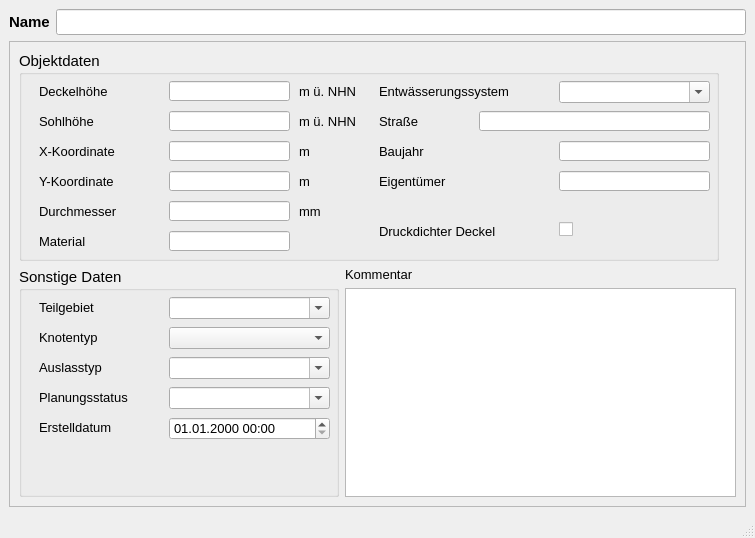
<?xml version="1.0" encoding="UTF-8"?>
<ui version="4.0">
 <class>MainWindow</class>
 <widget class="QMainWindow" name="MainWindow">
  <property name="enabled">
   <bool>true</bool>
  </property>
  <property name="geometry">
   <rect>
    <x>0</x>
    <y>0</y>
    <width>755</width>
    <height>538</height>
   </rect>
  </property>
  <property name="minimumSize">
   <size>
    <width>670</width>
    <height>480</height>
   </size>
  </property>
  <property name="font">
   <font>
    <family>Tahoma</family>
    <pointsize>10</pointsize>
   </font>
  </property>
  <property name="windowTitle">
   <string>Auslass</string>
  </property>
  <widget class="QWidget" name="centralwidget">
   <layout class="QVBoxLayout" name="verticalLayout">
    <item>
     <layout class="QHBoxLayout" name="horizontalLayout">
      <item>
       <widget class="QLabel" name="label">
        <property name="font">
         <font>
          <family>Tahoma</family>
          <pointsize>11</pointsize>
          <weight>75</weight>
          <bold>true</bold>
         </font>
        </property>
        <property name="text">
         <string>Name</string>
        </property>
       </widget>
      </item>
      <item>
       <widget class="QLineEdit" name="schnam">
        <property name="font">
         <font>
          <family>Tahoma</family>
          <pointsize>11</pointsize>
         </font>
        </property>
        <property name="toolTip">
         <string>&lt;html&gt;&lt;head/&gt;&lt;body&gt;&lt;p&gt;Eindeutige Bezeichnung&lt;/p&gt;&lt;/body&gt;&lt;/html&gt;</string>
        </property>
        <property name="statusTip">
         <string>Eindeutige Bezeichnung</string>
        </property>
       </widget>
      </item>
     </layout>
    </item>
    <item>
     <widget class="QScrollArea" name="scrollArea">
      <property name="widgetResizable">
       <bool>true</bool>
      </property>
      <widget class="QWidget" name="scrollAreaWidgetContents">
       <property name="geometry">
        <rect>
         <x>0</x>
         <y>0</y>
         <width>731</width>
         <height>424</height>
        </rect>
       </property>
       <layout class="QGridLayout" name="gridLayout">
        <item row="0" column="0" colspan="2">
         <widget class="QGroupBox" name="groupBox_2">
          <property name="minimumSize">
           <size>
            <width>700</width>
            <height>210</height>
           </size>
          </property>
          <property name="maximumSize">
           <size>
            <width>700</width>
            <height>210</height>
           </size>
          </property>
          <property name="font">
           <font>
            <family>Tahoma</family>
            <pointsize>11</pointsize>
           </font>
          </property>
          <property name="title">
           <string>Objektdaten</string>
          </property>
          <widget class="QLabel" name="label_4">
           <property name="geometry">
            <rect>
             <x>20</x>
             <y>60</y>
             <width>81</width>
             <height>21</height>
            </rect>
           </property>
           <property name="font">
            <font>
             <family>Tahoma</family>
             <pointsize>10</pointsize>
            </font>
           </property>
           <property name="text">
            <string>Sohlhöhe</string>
           </property>
          </widget>
          <widget class="QLabel" name="label_13">
           <property name="geometry">
            <rect>
             <x>280</x>
             <y>90</y>
             <width>41</width>
             <height>21</height>
            </rect>
           </property>
           <property name="font">
            <font>
             <family>Tahoma</family>
             <pointsize>10</pointsize>
            </font>
           </property>
           <property name="text">
            <string>m</string>
           </property>
          </widget>
          <widget class="QLabel" name="label_17">
           <property name="geometry">
            <rect>
             <x>20</x>
             <y>30</y>
             <width>101</width>
             <height>21</height>
            </rect>
           </property>
           <property name="font">
            <font>
             <family>Tahoma</family>
             <pointsize>10</pointsize>
            </font>
           </property>
           <property name="text">
            <string>Deckelhöhe</string>
           </property>
          </widget>
          <widget class="QLabel" name="label_18">
           <property name="geometry">
            <rect>
             <x>280</x>
             <y>120</y>
             <width>41</width>
             <height>21</height>
            </rect>
           </property>
           <property name="font">
            <font>
             <family>Tahoma</family>
             <pointsize>10</pointsize>
            </font>
           </property>
           <property name="text">
            <string>m</string>
           </property>
          </widget>
          <widget class="QLabel" name="label_19">
           <property name="geometry">
            <rect>
             <x>20</x>
             <y>120</y>
             <width>101</width>
             <height>21</height>
            </rect>
           </property>
           <property name="font">
            <font>
             <family>Tahoma</family>
             <pointsize>10</pointsize>
            </font>
           </property>
           <property name="text">
            <string>Y-Koordinate</string>
           </property>
          </widget>
          <widget class="QLabel" name="label_20">
           <property name="geometry">
            <rect>
             <x>280</x>
             <y>60</y>
             <width>61</width>
             <height>21</height>
            </rect>
           </property>
           <property name="font">
            <font>
             <family>Tahoma</family>
             <pointsize>10</pointsize>
            </font>
           </property>
           <property name="text">
            <string>m ü. NHN</string>
           </property>
          </widget>
          <widget class="QLabel" name="label_21">
           <property name="geometry">
            <rect>
             <x>280</x>
             <y>30</y>
             <width>61</width>
             <height>21</height>
            </rect>
           </property>
           <property name="font">
            <font>
             <family>Tahoma</family>
             <pointsize>10</pointsize>
            </font>
           </property>
           <property name="text">
            <string>m ü. NHN</string>
           </property>
          </widget>
          <widget class="QLabel" name="label_22">
           <property name="geometry">
            <rect>
             <x>20</x>
             <y>90</y>
             <width>111</width>
             <height>21</height>
            </rect>
           </property>
           <property name="font">
            <font>
             <family>Tahoma</family>
             <pointsize>10</pointsize>
            </font>
           </property>
           <property name="text">
            <string>X-Koordinate</string>
           </property>
          </widget>
          <widget class="QLabel" name="label_2">
           <property name="geometry">
            <rect>
             <x>360</x>
             <y>60</y>
             <width>61</width>
             <height>21</height>
            </rect>
           </property>
           <property name="font">
            <font>
             <family>Tahoma</family>
             <pointsize>10</pointsize>
            </font>
           </property>
           <property name="text">
            <string>Straße</string>
           </property>
          </widget>
          <widget class="QLabel" name="label_44">
           <property name="geometry">
            <rect>
             <x>360</x>
             <y>30</y>
             <width>181</width>
             <height>21</height>
            </rect>
           </property>
           <property name="font">
            <font>
             <family>Tahoma</family>
             <pointsize>10</pointsize>
            </font>
           </property>
           <property name="text">
            <string>Entwässerungssystem</string>
           </property>
          </widget>
          <widget class="QLineEdit" name="sohlhoehe">
           <property name="geometry">
            <rect>
             <x>150</x>
             <y>60</y>
             <width>121</width>
             <height>20</height>
            </rect>
           </property>
           <property name="font">
            <font>
             <family>Tahoma</family>
             <pointsize>10</pointsize>
            </font>
           </property>
           <property name="toolTip">
            <string/>
           </property>
           <property name="statusTip">
            <string/>
           </property>
          </widget>
          <widget class="QLineEdit" name="deckelhoehe">
           <property name="geometry">
            <rect>
             <x>150</x>
             <y>30</y>
             <width>121</width>
             <height>20</height>
            </rect>
           </property>
           <property name="font">
            <font>
             <family>Tahoma</family>
             <pointsize>10</pointsize>
            </font>
           </property>
           <property name="toolTip">
            <string>&lt;html&gt;&lt;head/&gt;&lt;body&gt;&lt;p&gt;i.d.R. Geländehöhe&lt;/p&gt;&lt;/body&gt;&lt;/html&gt;</string>
           </property>
           <property name="statusTip">
            <string>i.d.R. Geländehöhe</string>
           </property>
          </widget>
          <widget class="QLineEdit" name="x">
           <property name="geometry">
            <rect>
             <x>150</x>
             <y>90</y>
             <width>121</width>
             <height>20</height>
            </rect>
           </property>
           <property name="font">
            <font>
             <family>Tahoma</family>
             <pointsize>10</pointsize>
            </font>
           </property>
           <property name="toolTip">
            <string>&lt;html&gt;&lt;head/&gt;&lt;body&gt;&lt;p&gt;Lage-Koordinate (im Projektionssystem des Layers)&lt;/p&gt;&lt;/body&gt;&lt;/html&gt;</string>
           </property>
           <property name="statusTip">
            <string>Lage-Koordinate (im Projektionssystem des Layers)</string>
           </property>
           <property name="readOnly">
            <bool>true</bool>
           </property>
          </widget>
          <widget class="QLineEdit" name="y">
           <property name="geometry">
            <rect>
             <x>150</x>
             <y>120</y>
             <width>121</width>
             <height>20</height>
            </rect>
           </property>
           <property name="font">
            <font>
             <family>Tahoma</family>
             <pointsize>10</pointsize>
            </font>
           </property>
           <property name="toolTip">
            <string>&lt;html&gt;&lt;head/&gt;&lt;body&gt;&lt;p&gt;Lage-Koordinate (für Deutschland z.B ETRS89 / UTM Zone 32N) &lt;/p&gt;&lt;/body&gt;&lt;/html&gt;</string>
           </property>
           <property name="statusTip">
            <string>Lage-Koordinate (für Deutschland z.B ETRS89 / UTM Zone 32N)</string>
           </property>
           <property name="readOnly">
            <bool>true</bool>
           </property>
          </widget>
          <widget class="QLineEdit" name="strasse">
           <property name="geometry">
            <rect>
             <x>460</x>
             <y>60</y>
             <width>231</width>
             <height>20</height>
            </rect>
           </property>
           <property name="font">
            <font>
             <family>Tahoma</family>
             <pointsize>10</pointsize>
            </font>
           </property>
           <property name="toolTip">
            <string/>
           </property>
           <property name="statusTip">
            <string/>
           </property>
          </widget>
          <widget class="QComboBox" name="entwart">
           <property name="geometry">
            <rect>
             <x>540</x>
             <y>30</y>
             <width>151</width>
             <height>22</height>
            </rect>
           </property>
           <property name="font">
            <font>
             <family>Tahoma</family>
             <pointsize>10</pointsize>
            </font>
           </property>
           <property name="toolTip">
            <string>&lt;html&gt;&lt;head/&gt;&lt;body&gt;&lt;p&gt;vorh. Entwässerungssystem (z.B. Mischwasser, Regenwasser etc.)&lt;/p&gt;&lt;/body&gt;&lt;/html&gt;</string>
           </property>
           <property name="statusTip">
            <string>vorh. Entwässerungssystem (z.B. Mischwasser, Regenwasser etc.)</string>
           </property>
           <property name="editable">
            <bool>true</bool>
           </property>
          </widget>
          <widget class="QLabel" name="label_23">
           <property name="geometry">
            <rect>
             <x>20</x>
             <y>150</y>
             <width>121</width>
             <height>21</height>
            </rect>
           </property>
           <property name="font">
            <font>
             <family>Tahoma</family>
             <pointsize>10</pointsize>
            </font>
           </property>
           <property name="text">
            <string>Durchmesser</string>
           </property>
          </widget>
          <widget class="QLineEdit" name="durchm">
           <property name="geometry">
            <rect>
             <x>150</x>
             <y>150</y>
             <width>121</width>
             <height>20</height>
            </rect>
           </property>
           <property name="toolTip">
            <string/>
           </property>
           <property name="statusTip">
            <string/>
           </property>
          </widget>
          <widget class="QLabel" name="label_24">
           <property name="geometry">
            <rect>
             <x>20</x>
             <y>180</y>
             <width>81</width>
             <height>21</height>
            </rect>
           </property>
           <property name="font">
            <font>
             <family>Tahoma</family>
             <pointsize>10</pointsize>
            </font>
           </property>
           <property name="text">
            <string>Material</string>
           </property>
          </widget>
          <widget class="QLineEdit" name="material">
           <property name="geometry">
            <rect>
             <x>150</x>
             <y>180</y>
             <width>121</width>
             <height>20</height>
            </rect>
           </property>
           <property name="toolTip">
            <string>&lt;html&gt;&lt;head/&gt;&lt;body&gt;&lt;p&gt;Material des Schachtes (z.B. Beton, Gussstahl etc.)&lt;/p&gt;&lt;/body&gt;&lt;/html&gt;</string>
           </property>
           <property name="statusTip">
            <string>Material des Schachtes (z.B. Beton, Gussstahl etc.)</string>
           </property>
          </widget>
          <widget class="QLabel" name="label_6">
           <property name="geometry">
            <rect>
             <x>360</x>
             <y>90</y>
             <width>61</width>
             <height>21</height>
            </rect>
           </property>
           <property name="font">
            <font>
             <family>Tahoma</family>
             <pointsize>10</pointsize>
            </font>
           </property>
           <property name="text">
            <string>Baujahr</string>
           </property>
          </widget>
          <widget class="QLineEdit" name="baujahr">
           <property name="geometry">
            <rect>
             <x>540</x>
             <y>90</y>
             <width>151</width>
             <height>20</height>
            </rect>
           </property>
           <property name="toolTip">
            <string/>
           </property>
           <property name="statusTip">
            <string/>
           </property>
          </widget>
          <widget class="QLabel" name="label_25">
           <property name="geometry">
            <rect>
             <x>280</x>
             <y>150</y>
             <width>41</width>
             <height>21</height>
            </rect>
           </property>
           <property name="font">
            <font>
             <family>Tahoma</family>
             <pointsize>10</pointsize>
            </font>
           </property>
           <property name="text">
            <string>mm</string>
           </property>
          </widget>
          <widget class="QLabel" name="label_7">
           <property name="geometry">
            <rect>
             <x>360</x>
             <y>120</y>
             <width>111</width>
             <height>21</height>
            </rect>
           </property>
           <property name="font">
            <font>
             <family>Tahoma</family>
             <pointsize>10</pointsize>
            </font>
           </property>
           <property name="text">
            <string>Eigentümer</string>
           </property>
          </widget>
          <widget class="QLineEdit" name="eigentum">
           <property name="geometry">
            <rect>
             <x>540</x>
             <y>120</y>
             <width>151</width>
             <height>20</height>
            </rect>
           </property>
           <property name="toolTip">
            <string/>
           </property>
           <property name="statusTip">
            <string/>
           </property>
          </widget>
          <widget class="QLabel" name="label_8">
           <property name="geometry">
            <rect>
             <x>360</x>
             <y>170</y>
             <width>171</width>
             <height>21</height>
            </rect>
           </property>
           <property name="font">
            <font>
             <family>Tahoma</family>
             <pointsize>10</pointsize>
            </font>
           </property>
           <property name="text">
            <string>Druckdichter Deckel</string>
           </property>
          </widget>
          <widget class="QCheckBox" name="druckdicht">
           <property name="geometry">
            <rect>
             <x>540</x>
             <y>170</y>
             <width>21</width>
             <height>17</height>
            </rect>
           </property>
           <property name="toolTip">
            <string/>
           </property>
           <property name="statusTip">
            <string/>
           </property>
           <property name="text">
            <string/>
           </property>
          </widget>
         </widget>
        </item>
        <item row="1" column="0" rowspan="2">
         <widget class="QGroupBox" name="groupBox_3">
          <property name="minimumSize">
           <size>
            <width>320</width>
            <height>0</height>
           </size>
          </property>
          <property name="maximumSize">
           <size>
            <width>320</width>
            <height>16777215</height>
           </size>
          </property>
          <property name="font">
           <font>
            <family>Tahoma</family>
            <pointsize>11</pointsize>
           </font>
          </property>
          <property name="title">
           <string>Sonstige Daten</string>
          </property>
          <widget class="QLabel" name="label_15">
           <property name="geometry">
            <rect>
             <x>20</x>
             <y>30</y>
             <width>101</width>
             <height>20</height>
            </rect>
           </property>
           <property name="font">
            <font>
             <family>Tahoma</family>
             <pointsize>10</pointsize>
            </font>
           </property>
           <property name="text">
            <string>Teilgebiet</string>
           </property>
           <property name="buddy">
            <cstring>simstatus</cstring>
           </property>
          </widget>
          <widget class="QLabel" name="label_16">
           <property name="geometry">
            <rect>
             <x>20</x>
             <y>120</y>
             <width>121</width>
             <height>21</height>
            </rect>
           </property>
           <property name="font">
            <font>
             <family>Tahoma</family>
             <pointsize>10</pointsize>
            </font>
           </property>
           <property name="text">
            <string>Planungsstatus</string>
           </property>
           <property name="buddy">
            <cstring>simstatus</cstring>
           </property>
          </widget>
          <widget class="QLabel" name="label_71">
           <property name="geometry">
            <rect>
             <x>20</x>
             <y>150</y>
             <width>101</width>
             <height>21</height>
            </rect>
           </property>
           <property name="font">
            <font>
             <family>Tahoma</family>
             <pointsize>10</pointsize>
            </font>
           </property>
           <property name="text">
            <string>Erstelldatum</string>
           </property>
          </widget>
          <widget class="QComboBox" name="teilgebiet">
           <property name="geometry">
            <rect>
             <x>150</x>
             <y>30</y>
             <width>161</width>
             <height>22</height>
            </rect>
           </property>
           <property name="font">
            <font>
             <family>Tahoma</family>
             <pointsize>10</pointsize>
            </font>
           </property>
           <property name="toolTip">
            <string>&lt;html&gt;&lt;head/&gt;&lt;body&gt;&lt;p&gt;Zuordnung zu definiertem Teilgebiet&lt;/p&gt;&lt;/body&gt;&lt;/html&gt;</string>
           </property>
           <property name="statusTip">
            <string>Zuordnung zu definiertem Teilgebiet</string>
           </property>
           <property name="editable">
            <bool>true</bool>
           </property>
          </widget>
          <widget class="QComboBox" name="simstatus">
           <property name="enabled">
            <bool>true</bool>
           </property>
           <property name="geometry">
            <rect>
             <x>150</x>
             <y>120</y>
             <width>161</width>
             <height>22</height>
            </rect>
           </property>
           <property name="font">
            <font>
             <family>Tahoma</family>
             <pointsize>10</pointsize>
            </font>
           </property>
           <property name="toolTip">
            <string>&lt;html&gt;&lt;head/&gt;&lt;body&gt;&lt;p&gt;aktueller Status (z.B. vorhanden, in Planung, etc.)&lt;/p&gt;&lt;/body&gt;&lt;/html&gt;</string>
           </property>
           <property name="statusTip">
            <string>aktueller Status (z.B. vorhanden, in Planung, etc.)</string>
           </property>
           <property name="editable">
            <bool>true</bool>
           </property>
          </widget>
          <widget class="QgsDateTimeEdit" name="createdat">
           <property name="geometry">
            <rect>
             <x>150</x>
             <y>150</y>
             <width>161</width>
             <height>23</height>
            </rect>
           </property>
           <property name="font">
            <font>
             <family>Tahoma</family>
             <pointsize>10</pointsize>
            </font>
           </property>
           <property name="currentSection">
            <enum>QDateTimeEdit::DaySection</enum>
           </property>
           <property name="displayFormat">
            <string>dd.MM.yyyy HH:mm</string>
           </property>
          </widget>
          <widget class="QLabel" name="label_26">
           <property name="geometry">
            <rect>
             <x>20</x>
             <y>60</y>
             <width>101</width>
             <height>20</height>
            </rect>
           </property>
           <property name="font">
            <font>
             <family>Tahoma</family>
             <pointsize>10</pointsize>
            </font>
           </property>
           <property name="text">
            <string>Knotentyp</string>
           </property>
           <property name="buddy">
            <cstring>simstatus</cstring>
           </property>
          </widget>
          <widget class="QComboBox" name="knotentyp">
           <property name="geometry">
            <rect>
             <x>150</x>
             <y>60</y>
             <width>161</width>
             <height>22</height>
            </rect>
           </property>
           <property name="toolTip">
            <string>&lt;html&gt;&lt;head/&gt;&lt;body&gt;&lt;p&gt;Besondere Lage im Kanalnetz (z.B. Anfangsschacht)&lt;/p&gt;&lt;/body&gt;&lt;/html&gt;</string>
           </property>
           <property name="statusTip">
            <string>Besondere Lage im Kanalnetz (z.B. Anfangsschacht)</string>
           </property>
          </widget>
          <widget class="QComboBox" name="auslasstyp">
           <property name="geometry">
            <rect>
             <x>150</x>
             <y>90</y>
             <width>161</width>
             <height>22</height>
            </rect>
           </property>
           <property name="font">
            <font>
             <family>Tahoma</family>
             <pointsize>10</pointsize>
            </font>
           </property>
           <property name="toolTip">
            <string>&lt;html&gt;&lt;head/&gt;&lt;body&gt;&lt;p&gt;Auslasstyp (z.B. frei, normal, konstant, etc.)&lt;/p&gt;&lt;/body&gt;&lt;/html&gt;</string>
           </property>
           <property name="statusTip">
            <string>Auslasstyp (z.B. frei, normal, konstant, etc.)</string>
           </property>
           <property name="editable">
            <bool>true</bool>
           </property>
          </widget>
          <widget class="QLabel" name="label_40">
           <property name="geometry">
            <rect>
             <x>20</x>
             <y>90</y>
             <width>91</width>
             <height>21</height>
            </rect>
           </property>
           <property name="font">
            <font>
             <family>Tahoma</family>
             <pointsize>10</pointsize>
            </font>
           </property>
           <property name="text">
            <string>Auslasstyp</string>
           </property>
          </widget>
         </widget>
        </item>
        <item row="1" column="1">
         <widget class="QLabel" name="label_14">
          <property name="font">
           <font>
            <family>Tahoma</family>
            <pointsize>10</pointsize>
           </font>
          </property>
          <property name="text">
           <string>Kommentar</string>
          </property>
         </widget>
        </item>
        <item row="2" column="1">
         <widget class="QTextEdit" name="kommentar">
          <property name="minimumSize">
           <size>
            <width>0</width>
            <height>0</height>
           </size>
          </property>
          <property name="font">
           <font>
            <family>Tahoma</family>
            <pointsize>10</pointsize>
           </font>
          </property>
          <property name="toolTip">
           <string>&lt;html&gt;&lt;head/&gt;&lt;body&gt;&lt;p&gt;Platz für zusätzliche Kommentare&lt;/p&gt;&lt;/body&gt;&lt;/html&gt;</string>
          </property>
          <property name="statusTip">
           <string>Platz für zusätzliche Kommentare</string>
          </property>
         </widget>
        </item>
       </layout>
      </widget>
     </widget>
    </item>
   </layout>
  </widget>
  <widget class="QMenuBar" name="menubar">
   <property name="geometry">
    <rect>
     <x>0</x>
     <y>0</y>
     <width>755</width>
     <height>27</height>
    </rect>
   </property>
  </widget>
  <widget class="QStatusBar" name="statusbar"/>
 </widget>
 <customwidgets>
  <customwidget>
   <class>QgsDateTimeEdit</class>
   <extends>QDateTimeEdit</extends>
   <header>qgsdatetimeedit.h</header>
  </customwidget>
 </customwidgets>
 <tabstops>
  <tabstop>schnam</tabstop>
  <tabstop>auslasstyp</tabstop>
  <tabstop>x</tabstop>
  <tabstop>y</tabstop>
  <tabstop>sohlhoehe</tabstop>
  <tabstop>deckelhoehe</tabstop>
  <tabstop>simstatus</tabstop>
  <tabstop>entwart</tabstop>
  <tabstop>teilgebiet</tabstop>
  <tabstop>strasse</tabstop>
  <tabstop>createdat</tabstop>
  <tabstop>kommentar</tabstop>
 </tabstops>
 <resources/>
 <connections/>
</ui>
